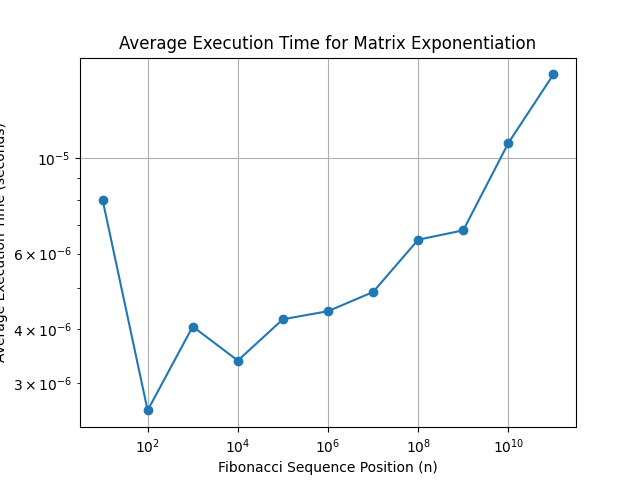

Recreate this plot in Python.
import matplotlib.pyplot as plt

# Fibonacci positions
fib_positions = [10, 100, 1000, 10000, 100000, 1000000,
                 10000000, 100000000, 1000000000, 10000000000, 100000000000]

# Execution times in seconds (updated with your results)
execution_times = [
    8.014E-06,  # Average time for position 10
    2.595E-06,  # Average time for position 100
    4.064E-06,  # Average time for position 1000
    3.387E-06,  # Average time for position 10000
    4.225E-06,  # Average time for position 100000
    4.411E-06,  # Average time for position 1000000
    4.888E-06,  # Average time for position 10000000
    6.465E-06,  # Average time for position 100000000
    6.798E-06,  # Average time for position 1000000000
    1.0843E-05,  # Average time for position 10000000000
    1.5649E-05  # Average time for position 100000000000
]

plt.plot(fib_positions, execution_times, marker='o')  # Line plot with points

# Labeling the axes and the plot
plt.xlabel('Fibonacci Sequence Position (n)')
plt.ylabel('Average Execution Time (seconds)')
plt.title('Average Execution Time for Matrix Exponentiation')

# Setting the scale of the axes to log due to the wide range of values
plt.xscale('log')
plt.yscale('log')

plt.grid(True)
# Save the figure to a file instead of showing it
plt.savefig('MatrixExponentiationGraph.png')


